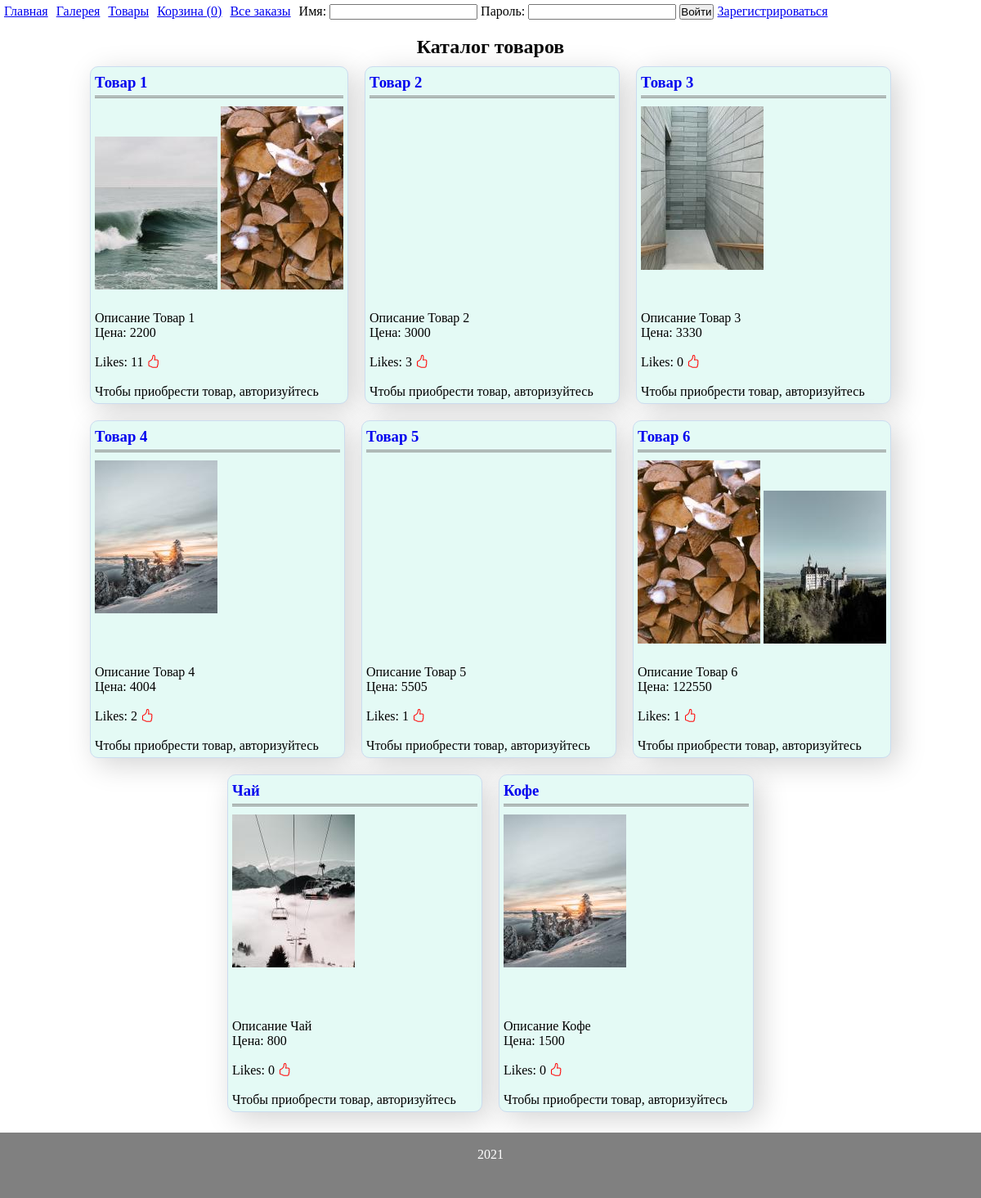
Page /products on the committed database.
### tables this page shows
CREATE TABLE `products` (
  `id` int(11) NOT NULL,
  `name` mediumtext NOT NULL,
  `description` mediumtext NOT NULL,
  `more_description` text NOT NULL,
  `price` int(11) NOT NULL,
  `likes` int(1) NOT NULL DEFAULT '0'
);

CREATE TABLE `pictures` (
  `id` int(11) NOT NULL,
  `id_products` int(11) NOT NULL,
  `image` mediumtext NOT NULL,
  `size` int(11) NOT NULL
);

### engine/db_connections.php (called while the page is built, shortened)
<?php
function getConnect() {
    static $db = null;
    if (is_null($db)) {
        $db = @mysqli_connect(DB_HOST . ':' . DB_PORT, DB_USERNAME, DB_PASSWORD, DB_DATABASE) or die("Ошибка " . mysqli_connect_error());
    }
    return $db;
}
function getDBRequest($request) {
    $res = @mysqli_query(getConnect(), $request) or die(mysqli_error(getConnect()));
    if ($res === true) {
        $row = true;
    } else if (isset($res->num_rows)) {
        $row = mysqli_fetch_all($res, MYSQLI_ASSOC);
    } else {
        $row = false;
    }
    return $row;
}

### models/products.php (called while the page is built, shortened)
<?php
function getProducts($limit = null) {
    if (is_null($limit)) {
        return getDBRequest('SELECT * FROM products');
    } else {
        return getDBRequest("SELECT * FROM products LIMIT {$limit}");
    }
}
function getPictures() {
    return getDBRequest('SELECT * FROM pictures');
}

### engine/controller.php (called while the page is built, shortened)
<?php
function prepareVariables($url_array) {
    if ($url_array['main_page'] == "") {
        $params['page'] = 'index';
    } else {
        $params['page'] = $url_array['main_page'];
    }
    $params['countP'] = countInBasket(session_id());
    $params['username'] = hasUser($_SESSION['username'])['username'];
    $params['layout'] = 'app';
    switch ($params['page']) {
        case 'products':
            $params['page'] = implode('/', ['catalog', $url_array['main_page']]);
            $params['session'] = session_id();
            $params['products'] = getProducts();
            $params['pictures'] = getPictures();
            break;
    }
    return $params;
}

### templates/catalog/products.php (the view, shortened to what this page needs)
<div class="titlePage">
    <h2>Каталог товаров</h2>
</div>
<div class="productGallery">
    <?php if (!empty($products)):
        foreach ($products as $item): ?>
            <div class="productCard">
                        <a href="/item/<?=$item['id']?>" style="text-decoration: none;">
                                <h3><?=$item['name']?></h3>
                                <div class="productImg">
                                <?php if(!empty($pictures)): ?>
                                    <?php foreach($pictures as $pic): ?>
                                        <?php if($pic['id_products'] == $item['id']): ?>
                                            <img src='/img/products/tmb/<?=$pic['image']?>' width="150" alt="">
                                        <?php endif; ?>
                                    <?php endforeach; ?>
                                <?php endif; ?>
                                </div>
                        </a>
                            <div class="productDescription">
                                <span><?=$item['description']?></span>
                                <span>Цена: <?=$item['price']?></span>
                                <input type="hidden" value="<?=$item['price']?>" name="price"><br>
                                <span>Likes: <span id="<?=$item['id']?>"><?=$item['likes']?></span>
                                <i style="color: red;" class="bi bi-hand-thumbs-up like" data-id="<?=$item['id']?>"></i>
                            </div>
                        <br>
                        <?php if ($username): ?>
                            <button type="submit" class="toBuy" data-id="<?=$item['id']?>" data-price="<?=$item['price']?>">Купить</button>
                        <?php else: ?>
                            <div>Чтобы приобрести товар, авторизуйтесь</div>
                        <?php endif; ?>
            </div>
    <?php endforeach;
        endif; ?>
</div>

### public/css/main.css (style rules this page uses)
* { margin: 0; padding: 0; }
body { display: -webkit-box; display: -ms-flexbox; display: flex; -webkit-box-orient: vertical; -webkit-box-direction: normal; -ms-flex-direction: column; flex-direction: column; }
h1, h2, footer { margin-top: 15px; }
.titlePage { text-align: center; }
.productGallery { display: -webkit-box; display: -ms-flexbox; display: flex; -ms-flex-wrap: wrap; flex-wrap: wrap; -webkit-box-pack: center; -ms-flex-pack: center; justify-content: center; }
.productGallery h3 { border-bottom: 3px double gray; margin: 3px 0 10px 0; padding-bottom: 5px; }
.productCard { margin: 10px; padding: 5px; background-color: #e4faf5; border: solid 1px #cbdcf0; border-radius: 10px; -webkit-box-shadow: 8px 8px 35px lightgray; box-shadow: 8px 8px 35px lightgray; min-width: 300px; }
.productImg { height: 250px; }
.productDescription { display: -ms-grid; display: grid; }

### rows in the picture
products: name "Товар 1", description "Описание Товар 1", price "2200", likes "11"
pictures: image (picture)
pictures: image (picture)
products: name "Товар 2", description "Описание Товар 2", price "3000", likes "3"
products: name "Товар 3", description "Описание Товар 3", price "3330", likes "0"
pictures: image (picture)
products: name "Товар 4", description "Описание Товар 4", price "4004", likes "2"
pictures: image (picture)
products: name "Товар 5", description "Описание Товар 5", price "5505", likes "1"
products: name "Товар 6", description "Описание Товар 6", price "122550", likes "1"
pictures: image (picture)
pictures: image (picture)
products: name "Чай", description "Описание Чай", price "800", likes "0"
pictures: image (picture)
products: name "Кофе", description "Описание Кофе", price "1500", likes "0"
pictures: image (picture)

### other values in the picture
$key['title'] "Главная"
$key['title'] "Галерея"
$key['title'] "Товары"
$key['title'] "Корзина ( 0 )"
$key['title'] "Все заказы"
